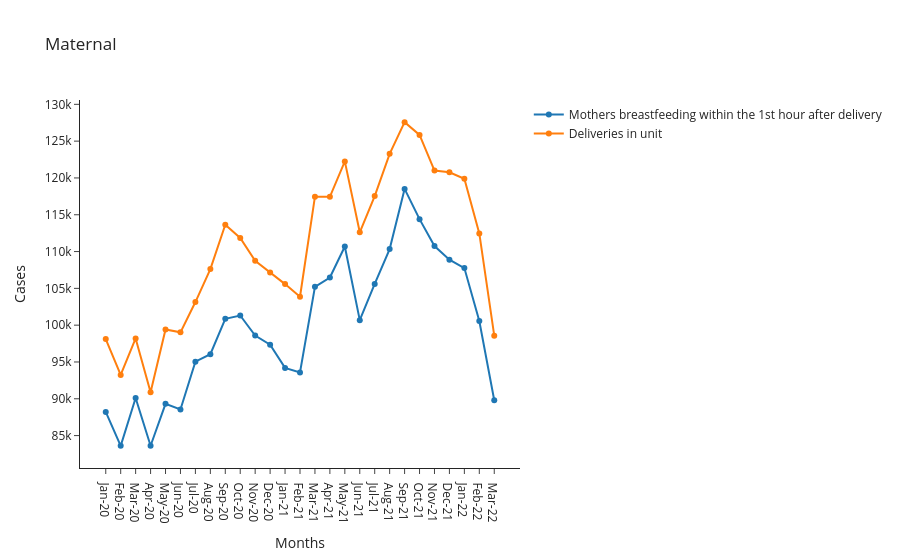

Notebook code for this chart:
### Markdown cell above
# Maternal

### Code cell
fig = go.Figure()
fig.add_trace(go.Scatter(x=CEHS_all_cap["periodname"], y=CEHS_all_cap["Mothers_who_initiated_breastfeeding_within_the_1st_hour_after_delivery_Total"],
                    mode='lines+markers',
                    name='Mothers breastfeeding within the 1st hour after delivery'))
fig.add_trace(go.Scatter(x=CEHS_all_cap["periodname"], y=CEHS_all_cap["Deliveries_in_unit_Total"],
                    mode='lines+markers',
                    name='Deliveries in unit'))

fig.update_layout(
    yaxis_title='Cases',
    xaxis_title='Months',
    title='Maternal')
fig.layout.template = 'simple_white'
fig.show()

### Figure 1 — Plotly figure (JSON) as saved in the notebook; plotly's stock layout.template omitted (floating-point values rounded to 4 significant figures)
{"data": [{"mode": "lines+markers", "name": "Mothers breastfeeding within the 1st hour after delivery", "type": "scatter", "x": ["Jan-20", "Feb-20", "Mar-20", "Apr-20", "May-20", "Jun-20", "Jul-20", "Aug-20", "Sep-20", "Oct-20", "Nov-20", "Dec-20", "Jan-21", "Feb-21", "Mar-21", "Apr-21", "May-21", "Jun-21", "Jul-21", "Aug-21", "Sep-21", "Oct-21", "Nov-21", "Dec-21", "Jan-22", "Feb-22", "Mar-22"], "y": [88221, 83606, 90102, 83622, 89309, 88540, 95045, 96057, 100869, 101314, 98582, 97354, 94196, 93580, 105206, 106469, 110691, 100685, 105605, 110336, 118508, 114402, 110741, 108903, 107756, 100556, 89804]}, {"mode": "lines+markers", "name": "Deliveries in unit", "type": "scatter", "x": ["Jan-20", "Feb-20", "Mar-20", "Apr-20", "May-20", "Jun-20", "Jul-20", "Aug-20", "Sep-20", "Oct-20", "Nov-20", "Dec-20", "Jan-21", "Feb-21", "Mar-21", "Apr-21", "May-21", "Jun-21", "Jul-21", "Aug-21", "Sep-21", "Oct-21", "Nov-21", "Dec-21", "Jan-22", "Feb-22", "Mar-22"], "y": [98115, 93239, 98193, 90886, 99407, 99028, 103141, 107624, 113638, 111853, 108755, 107167, 105578, 103862, 117454, 117431, 122249, 112615, 117541, 123271, 127579, 125847, 120996, 120772, 119895, 112456, 98568]}], "layout": {"title": {"text": "Maternal"}, "xaxis": {"title": {"text": "Months"}}, "yaxis": {"title": {"text": "Cases"}}}}
